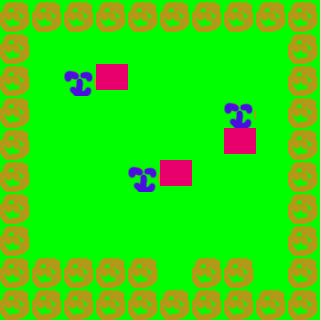

A level layout from a 2D game, rendered from its tile map. Below: a short description, then the map file with its tile-grid data intact:
An orthogonal 10x10 tile map with 32x32 px tiles, 1 tile layer (Kachelebene 1).

<map version="1.0" orientation="orthogonal" width="10" height="10" tilewidth="32" tileheight="32">
 <tileset firstgid="1" name="Test" tilewidth="32" tileheight="32">
  <image source="Tilemap.png" width="64" height="64" />
 </tileset>
 <layer name="Kachelebene 1" width="10" height="10">
  <data>
   <tile gid="4" />
   <tile gid="4" />
   <tile gid="4" />
   <tile gid="4" />
   <tile gid="4" />
   <tile gid="4" />
   <tile gid="4" />
   <tile gid="4" />
   <tile gid="4" />
   <tile gid="4" />
   <tile gid="4" />
   <tile gid="1" />
   <tile gid="1" />
   <tile gid="1" />
   <tile gid="1" />
   <tile gid="1" />
   <tile gid="1" />
   <tile gid="1" />
   <tile gid="1" />
   <tile gid="4" />
   <tile gid="4" />
   <tile gid="1" />
   <tile gid="3" />
   <tile gid="2" />
   <tile gid="1" />
   <tile gid="1" />
   <tile gid="1" />
   <tile gid="1" />
   <tile gid="1" />
   <tile gid="4" />
   <tile gid="4" />
   <tile gid="1" />
   <tile gid="1" />
   <tile gid="1" />
   <tile gid="1" />
   <tile gid="1" />
   <tile gid="1" />
   <tile gid="3" />
   <tile gid="1" />
   <tile gid="4" />
   <tile gid="4" />
   <tile gid="1" />
   <tile gid="1" />
   <tile gid="1" />
   <tile gid="1" />
   <tile gid="1" />
   <tile gid="1" />
   <tile gid="2" />
   <tile gid="1" />
   <tile gid="4" />
   <tile gid="4" />
   <tile gid="1" />
   <tile gid="1" />
   <tile gid="1" />
   <tile gid="3" />
   <tile gid="2" />
   <tile gid="1" />
   <tile gid="1" />
   <tile gid="1" />
   <tile gid="4" />
   <tile gid="4" />
   <tile gid="1" />
   <tile gid="1" />
   <tile gid="1" />
   <tile gid="1" />
   <tile gid="1" />
   <tile gid="1" />
   <tile gid="1" />
   <tile gid="1" />
   <tile gid="4" />
   <tile gid="4" />
   <tile gid="1" />
   <tile gid="1" />
   <tile gid="1" />
   <tile gid="1" />
   <tile gid="1" />
   <tile gid="1" />
   <tile gid="1" />
   <tile gid="1" />
   <tile gid="4" />
   <tile gid="4" />
   <tile gid="4" />
   <tile gid="4" />
   <tile gid="4" />
   <tile gid="4" />
   <tile gid="1" />
   <tile gid="4" />
   <tile gid="4" />
   <tile gid="1" />
   <tile gid="4" />
   <tile gid="4" />
   <tile gid="4" />
   <tile gid="4" />
   <tile gid="4" />
   <tile gid="4" />
   <tile gid="4" />
   <tile gid="4" />
   <tile gid="4" />
   <tile gid="4" />
   <tile gid="4" />
  </data>
 </layer>
</map>
